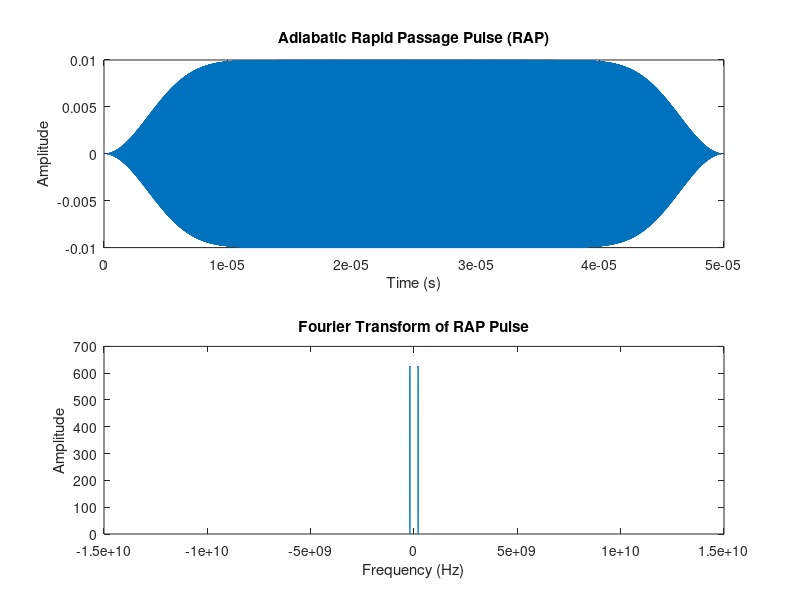

Write MATLAB code to recreate this figure.
clc
clear
clear all
close all

% fs = 25e9; % Sampling rate (Hz)
fs = 25e9; % Sampling rate (Hz)
t =0:1/fs:50e-06 -1/fs; % Time vector when using cos
% tau=0.2e-6; %%pulse duration when using sech
tau = abs(t(end)+1/fs - t(1)); 
% t1 = -50e-6:1/fs:0; % Time vector for p1 (from -50e-6 to 0)
% t2 = 0:1/fs:50e-6; % Time vector for p2 (from 0 to 50e-6)

%T=100e-6; %%pulse duration 
%%%t =-50e-6:1/fs:50e-6 -1/fs; % Time vector when using sech
%%tua=100e-6; %%pulse durationwhen using cos 
N=20; %%defines the shap of the pulse
delta=2e6; %%total sweep range
f0=200e6; %%center frequency





CombFrq=0.03e6; %%% is the comb frequency in which the storage time will be 1/combfrq
beta=10/tau; %%is a parameter related to the temporal width of the pulse
sigma=1e-6;
% B=10/tua;
B=0.05/tau;


% p=-delta+(2/tua)*delta.*t;
%%%%%%%%%%%%%%%%%%%%%%%%%%%%%%%%%%%%%%%%%%%%%%%%%%%%%%%%%%%%%%%%%%%%%%%%%%%%%%%%%%%%%%%%%%%%%%%%%%%%%%%%%%%%%%%%%%%%%%%%%%%%%%%%%%%%%%%%%%
% since  we are planning to use a 1us pulse duration input pulse the chirp bandwidth must be 1 MHz as well
p=0.01*(1-abs(sin((pi/tau).*(t-0.5*tau)).^N)).*sin(pi*(2*f0.*t -(1/tau)*delta.*t.^2));

% p=0.13*(1-abs(sin((pi/tau).*t).^N)).*(sin(2*pi*f0.*t -pi*(2/tau)*delta.*t.^2));
% p=0.5*(sinc(0.2*(t-0.5*tau)*beta)).*sin(pi*(2*f0.*(t-0.5*tau) -(delta/beta)*(10*sech(0.2*beta.*(t-0.5*tau))))); %%%GGGGGGGGOOOOOOOOOOD
% p=0.2*(-1+exp(t/tau)).*sin(2*pi*f0.*t);

% p196=0.35*(sinc(0.2*t*beta)).*sin(pi*(2*200e6.*t +(delta/beta)*(10*sech(0.2*beta.*t)))); %%%GGGGGGGGOOOOOOOOOOD
% p203=0.35*(sinc(0.2*t*beta)).*sin(pi*(2*200e6.*t -(delta/beta)*(10*sech(0.2*beta.*t)))); %%%GGGGGGGGOOOOOOOOOODw
% p196=0.35*(sinc(0.2*t*beta)).*sin(pi*(2*200e6.*t -(2/tau)*delta.*t.^2)); %%%GGGGGGGGOOOOOOOOOOD
% p203=0.35*(sinc(0.2*t*beta)).*sin(pi*(2*200e6.*t +(2/tau)*delta.*t.^2));%%%GGGGGGGGOOOOOOOOOODw
% p=(p196+p203);

% p196=0.35*(sinc(0.2*(t-0.5*tau)*beta)).*sin(pi*(2*200.0075e6.*t -(delta/beta)*(10*sech(0.2*beta.*(t-0.5*tau))))); %%%GGGGGGGGOOOOOOOOOOD
% p203=0.35*(sinc(0.2*(t-0.5*tau)*beta)).*sin(pi*(2*199.9925e6.*t -(delta/beta)*(10*sech(0.2*beta.*(t-0.5*tau)))));%%%GGGGGGGGOOOOOOOOOODw
% p=(p196+p203);

p196=0.5*(sech((t-0.5*tau)*beta)).*sin(pi*(2*200.0075e6.*t -(delta/beta)*log(cosh(beta.*(t-0.5*tau))))); %%%GGGGGGGGOOOOOOOOOOD
p203=0.5*(sech((t-0.5*tau)*beta)).*sin(pi*(2*199.9925e6.*t -(delta/beta)*log(cosh(beta.*(t-0.5*tau)))));%%%GGGGGGGGOOOOOOOOOODw
% p=(p196+p203);
% p=0.05*(sinc(0.2*(t-0.5*tau)*beta)).*sin(pi*(2*f0.*(t-0.5*tau)));

% p=0.1*(sech(t*beta)).*sin(pi*(2*f0.*t -(delta/beta)*(10*sech(0.2*beta.*t))));
% p=0.2*(1-(t/(0.5*tau)).^2).*sin(pi*(2*f0.*t -(delta/beta)*(10*sech(0.2*beta.*t))));
% p=sech((t-tau)*beta).*sin(pi*(2*f0.*t));
% p=0.1*((t/(tau)).^2).*sin(pi*(2*f0.*t -(2/tau)*delta.*t.^2));
% p=0.01*(sinc(0.2*t*beta)).*sin(pi*(2*f0.*t -(2/tau)*delta.*t.^2));
% p=0.01*(sinc(0.2*t*beta)).*sin(pi*(2*f0.*t -(delta/beta)*(10*sech(0.2*beta.*t))));
% p=0.1*(1-abs(sin((pi/tau).*t).^4)).*sin(pi*(2*f0.*t -(2/tau)*delta.*t.^2));

% p=0.5*(sinc(0.2*(t-0.5*tau)*beta)).*sin(pi*(2*(f0-delta).*t +(2/tau)*delta.*t.^2)); %% Positive Chirp
% p=0.5*(sinc(0.2*(t-0.5*tau)*beta)).*sin(pi*(2*(f0+delta).*t -(2/tau)*delta.*t.^2)); %% Negative Chirp

% p=0.05*(sinc(0.2*(t-0.5*tau)*beta)).*sin(pi*(2*(f0).*t -(delta/beta)*(10*sech(0.2*beta.*(t-0.5*tau)))));
% p=0.05*(sech((t-0.5*tau)*beta)).*sin(pi*(2*(f0).*t -(delta/beta)*log(cosh(beta.*(t-0.5*tau))))); 
% % % % % 
% p=0.18*(sinc(0.2*t*beta)).*sin(pi*(2*f0.*t +(2/tau)*delta.*t.^2));
% p=0.2*(sinc(0.2*(t-0.5*tau)*beta)).*sin(pi*(2*f0.*t -(2/tau)*delta.*t.^2));
% p=0.26*(1-abs(sin((pi/tau).*t).^N)).*sin(pi*(2*f0.*t -(2/tau)*delta.*t.^2));


% p1=0.08*(sinc(0.2*t*beta)).*sin(pi*(2*225e6.*t -(delta/beta)*(10*sech(0.2*beta.*t))));
% p11=0.08*(sinc(0.2*t*beta)).*sin(pi*(2*175e6.*t -(delta/beta)*(10*sech(0.2*beta.*t))));
% % p2=0.08*(sinc(0.2*t*beta)).*sin(pi*(2*f2.*t -(delta/beta)*(10*sech(0.2*beta.*t))));
% % p22=0.08*(sinc(0.2*t*beta)).*sin(pi*(2*f22.*t -(delta/beta)*(10*sech(0.2*beta.*t))));
% % p3=0.08*(sinc(0.2*t*beta)).*sin(pi*(2*200e6.*t -(delta/beta)*(10*sech(0.2*beta.*t))));
% % p33=0.08*(sinc(0.2*t*beta)).*sin(pi*(2*f33.*t -(delta/beta)*(10*sech(0.2*beta.*t))));
% % p4=0.08*(sinc(0.2*t*beta)).*sin(pi*(2*f4.*t -(delta/beta)*(10*sech(0.2*beta.*t))));
% % p44=0.08*(sinc(0.2*t*beta)).*sin(pi*(2*f44.*t -(delta/beta)*(10*sech(0.2*beta.*t))));
% % p5=0.08*(sinc(0.2*t*beta)).*sin(pi*(2*f5.*t -(delta/beta)*(10*sech(0.2*beta.*t))));
% % p=(p1+p11+p2+p22+p3+p33+p4+p44+p5);
% p=(p1+p11);
f1=180e6;
f11=185e6;
f2=190e6;
f22=195e6;
f3=200e6;
f33=205e6;
f4=210e6;
f44=215e6;
f5=220e6;
p1=0.1*(sinc(0.2*t*beta)).*sin(pi*(2*f1.*t -(2/tau)*delta.*t.^2));
p11=0.1*(sinc(0.2*t*beta)).*sin(pi*(2*f11.*t -(2/tau)*delta.*t.^2));
p2=0.1*(sinc(0.2*t*beta)).*sin(pi*(2*f2.*t -(2/tau)*delta.*t.^2));
p22=0.1*(sinc(0.2*t*beta)).*sin(pi*(2*f22.*t -(2/tau)*delta.*t.^2));
p3=0.1*(sinc(0.2*t*beta)).*sin(pi*(2*f3.*t -(2/tau)*delta.*t.^2));
% p3=0.15*(sinc(0.2*t*beta)).*sin(pi*(2*400e6.*t +(2/tau)*0e6.*t.^2));
%p3= 0.5*(1+square(2*pi*100e6.*t, 40));%.*sin(2*pi*400e6.*t);
p33=0.1*(sinc(0.2*t*beta)).*sin(pi*(2*f33.*t -(2/tau)*delta.*t.^2));
p4=0.1*(sinc(0.2*t*beta)).*sin(pi*(2*f4.*t -(2/tau)*delta.*t.^2));
p44=0.1*(sinc(0.2*t*beta)).*sin(pi*(2*f44.*t -(2/tau)*delta.*t.^2));
p5=0.1*(sinc(0.2*t*beta)).*sin(pi*(2*f5.*t -(2/tau)*delta.*t.^2));
% p=(p1+p11+p2+p22+p3+p33+p4+p44+p5);


p_190=0.19*(sinc(0.2*t*beta)).*sin(pi*(2*196.25e6.*t -(2/tau)*delta.*t.^2));
p_200=0.15*(sinc(0.2*t*beta)).*sin(pi*(2*200e6.*t -(2/tau)*delta.*t.^2));
% p_210=0.18*(sinc(0.2*t*beta)).*sin(pi*(2*210e6.*t -(2/tau)*delta.*t.^2));
% p_190=sin(pi*(2*200e6.*t));
% p_200=sin(pi*(2*199e6.*t )+ pi);
% p_210=sin(pi*(2*210e6.*t));
% p=(p_190+p_200 );



% p_1=0.1*(sinc(0.2*t*beta)).*sin(pi*(2*201.75e6.*t + (2/tau)*delta.*t.^2));
% p_2=0.1*(sinc(0.2*t*beta)).*sin(pi*(2*198.25e6.*t + (2/tau)*delta.*t.^2));

p_1=0.05*sin(pi*(2*201.75e6.*t));
p_2=0.05*sin(pi*(2*198.25e6.*t ));
% p=(p_1+p_2);

% p=0.12*(sinc(0.2*t*beta)).*sin(pi*(2*200e6.*t-(2/tau)*delta.*t.^2));
% p=0.1*(sech(10.*t/tau)).*sin(pi*(2*200e6.*t -(delta/beta)*log(cosh(beta.*t))));
% p=0.1*(sinc(0.2*10.*t/tau)).*sin(pi*(2*200e6.*t -(delta/beta)*log(cosh(beta.*t))));

% p=0.04*(sinc(0.2*t*beta)).*sin(pi*(2*200e6.*t));
% p=0.01*sin(pi*(2*003e6.*t));
% p=(p3);
%p=0.11*(1-(t/(0.5*tau)).^2).*sin(pi*(2*f3.*t -(2/tau)*delta.*t.^2));
% p=0.11*(sinc(0.2*t*beta)).*sin(pi*(2*f3.*t -(delta/beta)*(10*sech(0.2*beta.*t))));
% p=0.08*(1-(t/(0.5*tau)).^2).*sin(pi*(2*f3.*t -(delta/beta)*(10*sech(0.2*beta.*t))));

% p=0.085*(1-abs(sin((pi/tau).*t).^N)).*sin(pi*(2*f3.*t -(2/tau)*delta.*t.^2));

% p203_5=0.5*(1-(t/(0.5*tau)).^2).*sin(pi*(2*203.5e6.*t -(5e6/beta)*(10*sech(0.2*beta.*t))));
% p196_5=0.5*(1-(t/(0.5*tau)).^2).*sin(pi*(2*196.5e6.*t -(5e6/beta)*(10*sech(0.2*beta.*t))));

% p203_5=0.1*(sinc(0.2*t*beta)).*sin(pi*(2*203.5e6.*t -(5e6/beta)*(10*sech(0.2*beta.*t))));
% p196_5=0.1*(sinc(0.2*t*beta)).*sin(pi*(2*196.5e6.*t -(5e6/beta)*(10*sech(0.2*beta.*t))));
% p=(p203_5+p196_5);


% % f0=210.5e6; %%center frequency
% % p=0.14*(sinc(0.2*t*beta)).*sin(pi*(2*f0.*t -(2/tau)*delta.*t.^2)); %Pos
% % p=0.11*(sinc(0.2*t*beta)).*sin(pi*(2*f0.*t +(2/tau)*delta.*t.^2)); %Neg
% 
% % p1=0.08*(sech(beta.*t)).*sin(pi*(2*f1.*t -(delta/beta)*log(cosh(beta.*t))));
% % p11=0.08*(sech(beta.*t)).*sin(pi*(2*f11.*t -(delta/beta)*log(cosh(beta.*t))));
% % p2=0.08*(sech(beta.*t)).*sin(pi*(2*f2.*t -(delta/beta)*log(cosh(beta.*t))));
% % p22=0.08*(sech(beta.*t)).*sin(pi*(2*f22.*t -(delta/beta)*log(cosh(beta.*t))));
% % p3=0.08*(sech(beta.*t)).*sin(pi*(2*f3.*t -(delta/beta)*log(cosh(beta.*t))));
% % p33=0.08*(sech(beta.*t)).*sin(pi*(2*f33.*t -(delta/beta)*log(cosh(beta.*t))));
% % p4=0.08*(sech(beta.*t)).*sin(pi*(2*f4.*t -(delta/beta)*log(cosh(beta.*t))));
% % p44=0.08*(sech(beta.*t)).*sin(pi*(2*f44.*t -(delta/beta)*log(cosh(beta.*t))));
% % p5=0.08*(sech(beta.*t)).*sin(pi*(2*f5.*t -(delta/beta)*log(cosh(beta.*t))));



% p=0.05*sin(2*pi*f0.*t);

%  p=(1-abs(sin((pi/tau).*t).^N)).*(sin(2*pi*f0.*t +(2*pi/tau)*delta.*t.^2));%%positive slope of sweep 
% 
% p=0.08*(sinc(0.2*t*beta)).*sin(pi*(2*f0.*t -(delta/beta)*(10*t.^2/tau^2)));%% linear chirp
% p=0.08*(sech(t*beta)).*sin(pi*(2*f0.*t -(delta/beta)*(log(cosh(beta.*t)))));%%
% p=0.08*(sinc(0.2*t*beta)).*sin(pi*(2*f0.*t -(delta/beta)*(log(cosh(beta.*t)))));







%  p=0.08*(1-abs(sin((pi/tua).*t)).^N).*sin(2*pi*f0.*t+2*pi*delta.*t-(2*pi/tua)*delta.*t.^2);%%negative slope of sweep 
%  p=0.0675*(sinc(0.2*t*beta)).*sin(pi*(2*f0.*t -(delta/beta)*(10*sech(0.2*beta.*t))));
% p=0.145*(1 - 2 * abs(t- (tua)/2) / (tua)).*(sin(2*pi*f0.*t-2*pi*delta.*t+(2*pi/tua)*delta.*t.^2));%% Bartlett (Triangular) Window: Almost FFT matches to the input pulse
% p=(exp(-(0.5*B.*t).^2)).*sin(2*pi*f0.*t);%%Guassian pulse for input, the input is 3us duration where has 1us pulse width 

% p=0.25*sin(2*pi*f0.*t);


%%%p=0.08*(1-abs(cos((pi/tua).*t).^N)).*sin(2*pi*fsw.*t);%%positive slope of sweep 
%%%p=0.5*(square(pi*20e6.*t,80)+1).*sin(2*pi*f0.*t);
%%%p=(1-abs(cos((pi/tua).*t).^N)).*sin(2*pi*f0.*t);

%% Remind that when using RAMP envelope the chirp range has to be equal to the pulse bandwidth 
%%%p=0.05*(sawtooth(2*pi*t/tua, 0.5)+1).*(sin(2*pi*f0.*t-2*pi*delta.*t+(2*pi/tua)*delta.*t.^2)); %%Usinfg the ramp pulse envelope which its FFT matched the Input pulse




%%p=0.08*(1-abs(cos((pi/tua).*t).^N)).*sin(2*pi*fsw.*t);
%%p=((sech(beta.*t)).^2).*sin(2*pi*f0.*t+0.1*pi*delta*tua.*tanh(beta.*t));
%%%p=((sech(beta.*t)));%%.*sin(2*pi*f0L.*t);
%%p=(exp(-0.5*(t.^2)/(sigma^2)));%%.*sin(2*pi*f0.*t);%%Guassian pulse
%p=(1-abs(cos((pi/tua).*t).^N));%%.*sin(2*pi*f0.*t-2*pi*delta.*t+(2*pi/tua)*delta.*t.^2);
%%p=1e-7*(0.5*sigma./(pi*((t).^2 +(0.5*sigma)^2)));
%%%p=0.08*(1-abs(cos((pi/tua).*t).^N)).*sawtooth(2*pi*f0.*t-2*pi*delta.*t+(2*pi/tua)*delta.*t.^2,1);
%%%p=0.08*exp((-t.^8)/69e-37);%%.*sin(2*pi*fsw.*t);
%%%p=0.2*sin(2*pi*f0L.*t);

%%p=0.25*(square(2*pi*CombFrq.*t,50)+1).*(1-abs(cos((pi/tua).*t).^N)).*sin(2*pi*f0.*t+pi*delta.*t-(pi/tua)*delta.*t.^2);
%%p=(1-abs(cos((pi/tua).*t).^N)); +pi*delta.*t-(pi/tua)*delta.*t.^2
%TBP_Gussian=2*log(2)/pi;
%Delta_nu=TBP_Gussian/tua;
%%width = fwhm(t,p)




P =fftshift(abs(fft(p))); % Fourier transform of the pulse
f = (-length(t)/2:length(t)/2-1)*fs/length(t); % Frequency axis
figure;
subplot(2,1,1);
plot(t, p); % Plot the real part of the pulse
xlabel('Time (s)');
ylabel('Amplitude');
title('Adiabatic Rapid Passage Pulse (RAP)');
subplot(2,1,2);
plot(f, P); % Plot the Fourier transform
xlabel('Frequency (Hz)');
ylabel('Amplitude');
title('Fourier Transform of RAP Pulse');
% 
% % Create a table containing the plot data (excluding the 't' and 'p' headers)
% T = table(t', p');
% 
% % Save the table in a CSV file (without writing the 't' and 'p' headers)
% writetable(T, 'plotData.txt', 'WriteVariableNames', false);




% Calculate the integral of the Fourier transform over the range of the pulse
% Using the trapezoidal rule for numerical integration
pulse_integral = 0.5*trapz(f, P);

fprintf('Integral of the Fourier transform over the pulse range: %f\n', pulse_integral);






% 
% % t1= t(t<0);
% % t2=t(t>0 & t<50e-6);
% 
% % p1=zeros(size(t1));
% p1=0.11*(sinc(0.2*t1*beta)).*sin(pi*(2*f0.*t1 +2*(delta).*t1+(4/tau)*delta.*t1.^2));
% % p2=zeros(size(t2));
% p2=0.11*(sinc(0.2*t2*beta)).*sin(pi*(2*f0.*t2 +2*(delta).*t2-(4/tau)*delta.*t2.^2));
% 
% p=[p1 p2];
% t = [t1, t2];
% P = fftshift(abs(fft(p))); % Fourier transform of the pulse
% f = (-length(t)/2:length(t)/2-1) * fs / length(t); % Frequency axis
% 
% figure;
% subplot(2,1,1);
% plot(t, p); % Plot the real part of the pulse
% xlabel('Time (s)');
% ylabel('Amplitude');
% title('Adiabatic Fast Passage Pulse');
% 
% subplot(2,1,2);
% plot(f, P); % Plot the Fourier transform
% xlabel('Frequency (Hz)');
% ylabel('Amplitude');
% title('Fourier transform of Adiabatic Fast Passage Pulse');
% 
